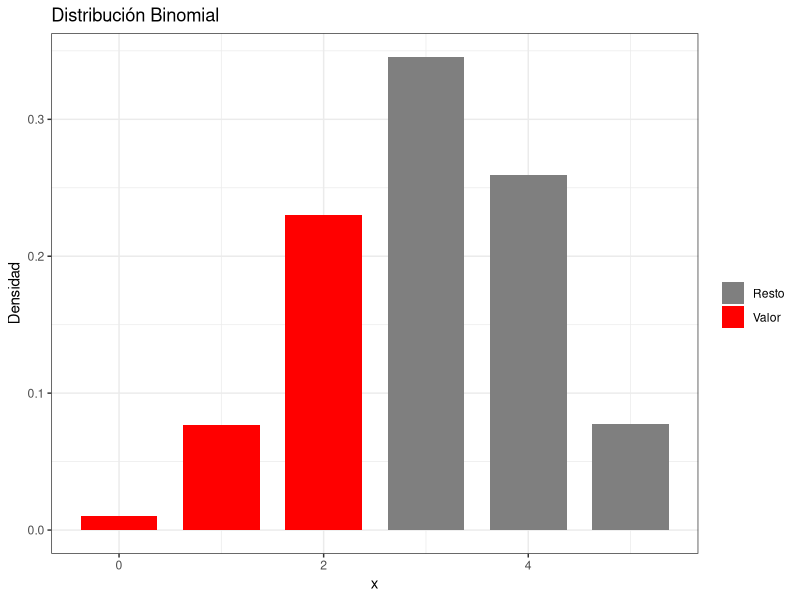
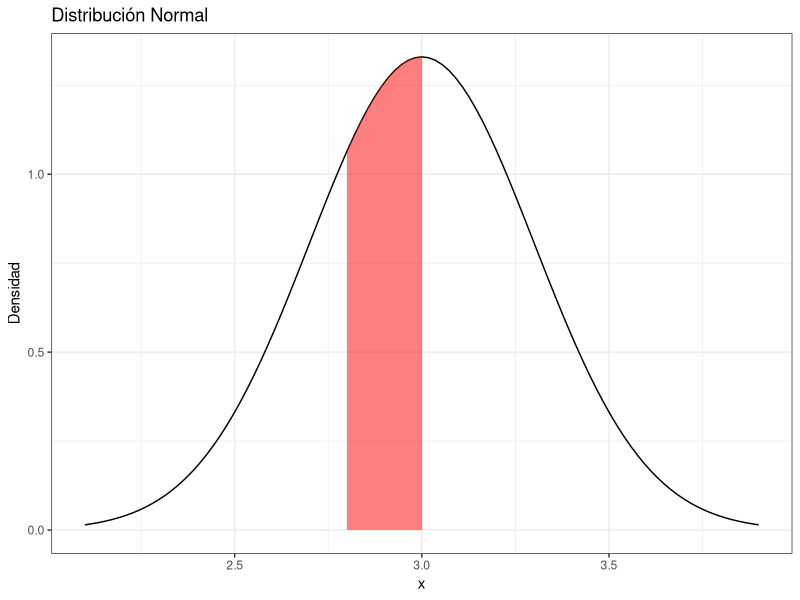
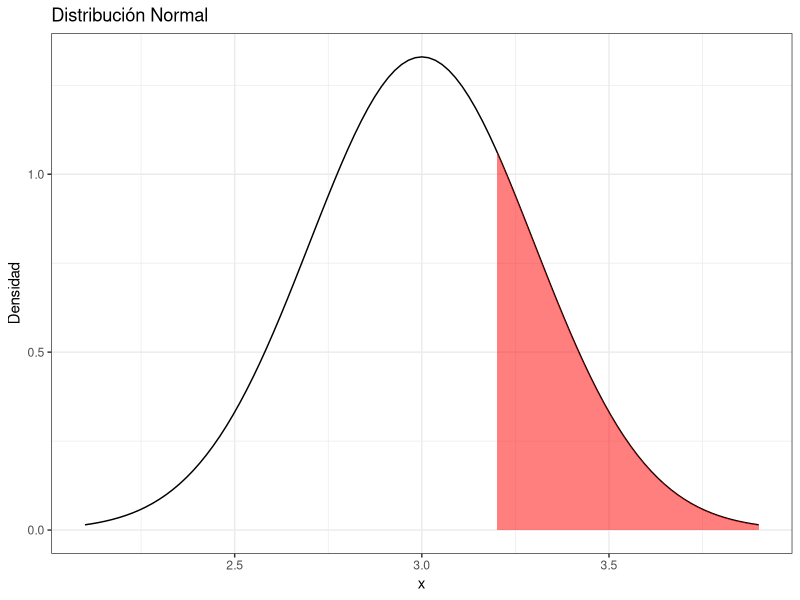
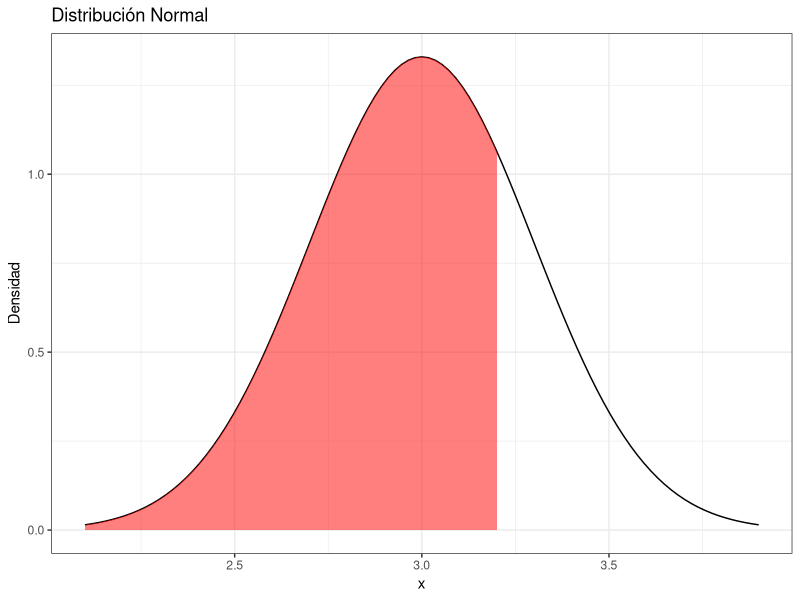
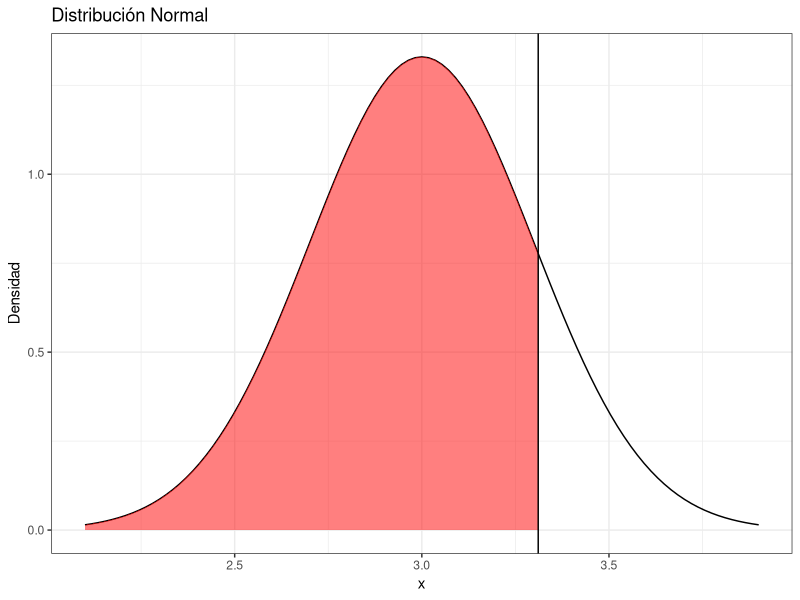
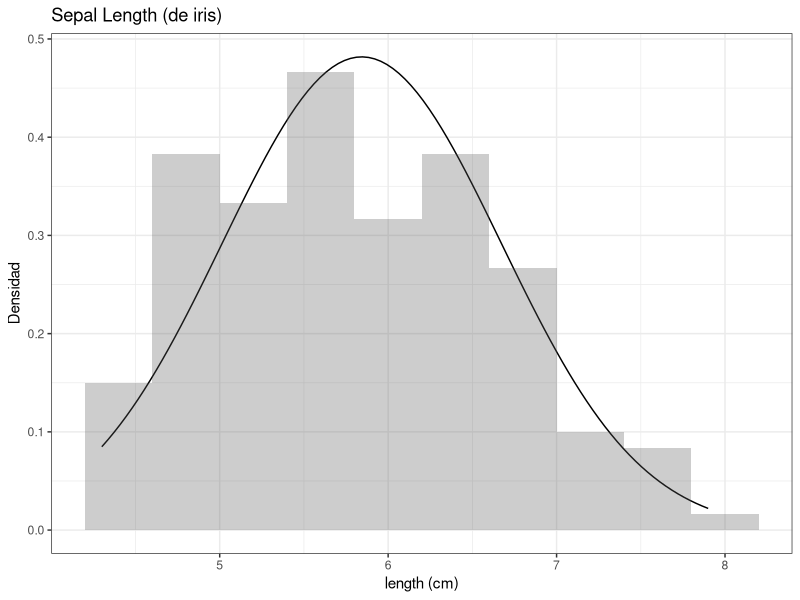

Generate these figures, in order, with R:
## ---- chunk 1
library(tidyverse)
## ---- chunk 2
n = 5
p = 0.6
valor = 2
dbinom(valor, size = n, prob = p)
## ---- chunk 3
rango = 0:n
df = data.frame(x = rango, y = dbinom(rango, size = n, prob = p))

ggplot(df, aes(x = x, y = y, fill = factor(ifelse(x <= valor, "Valor", "Resto")))) +
  geom_bar(stat = "identity", width = 0.75) + xlab("x") + ylab("Densidad") +
  ggtitle("Distribución Binomial") +
  scale_fill_manual(name = "", values = c("grey50", "red")) + 
  theme_bw()
## ---- chunk 4
media <- 3
desv.tip <- 0.30
valor1 <- 3
valor2 <- 2.8
normal1 <- pnorm(valor1, mean = media, sd = desv.tip)
normal2 <- pnorm(valor2, mean = media, sd = desv.tip)
normal1
normal2
normal1 - normal2

## ---- chunk 5
rango <- c(media - 3 * desv.tip, media + 3 * desv.tip)
ggplot(data.frame(x = rango), aes(x = rango)) +
  stat_function(fun = dnorm, n = 101, args = list(mean = media, sd = desv.tip)) +
  geom_area(stat = 'function', fun = dnorm, args = list(mean = media, sd = desv.tip), fill = 'red', xlim = c(valor2, valor1), alpha = 0.5) +
  ylab("Densidad") + ggtitle("Distribución Normal") + xlab("x") + theme_bw()
## ---- chunk 6
valor <- 3.2
pnorm(valor, mean = media, sd = desv.tip)
pnorm(valor, mean = media, sd = desv.tip, lower.tail = FALSE)
## ---- chunk 7
1 - pnorm(valor, media, sd = desv.tip)
## ---- chunk 8
rango <- c(media - 3 * desv.tip, media + 3 * desv.tip)
ggplot(data.frame(x = rango), aes(x = rango)) +
  stat_function(fun = dnorm, n = 101, args = list(mean = media, sd = desv.tip)) +
  geom_area(stat = 'function',fun = dnorm, args = list(mean = media, sd = desv.tip), fill = 'red', xlim = c(valor, max(rango)), alpha = 0.5) +
  ylab("Densidad") + ggtitle("Distribución Normal") + xlab("x") + theme_bw()
## ---- chunk 9
valor <- 3.2
pnorm(valor, mean = media, sd = desv.tip)
## ---- chunk 10
rango <- c(media - 3 * desv.tip, media + 3 * desv.tip)
## ---- chunk 11
ggplot(data.frame(x = rango), aes(x = rango)) +
  stat_function(fun = dnorm, n = 101, args = list(mean = media, sd = desv.tip)) +
  geom_area(stat = 'function', fun = dnorm, args = list(mean = media, sd = desv.tip), fill = 'red', xlim = c(min(rango), valor), alpha = 0.5) +
  ylab("Densidad") + ggtitle("Distribución Normal") + xlab("x") + theme_bw()
## ---- chunk 12
a <- 0.85
qnorm(a, mean = media, sd = desv.tip)
qnorm(0.15, mean = media, sd = desv.tip, lower.tail = FALSE)
## ---- chunk 13
rango <- c(media - 3 * desv.tip, media + 3 * desv.tip)
## ---- chunk 14
ggplot(data.frame(x = rango), aes(x = rango)) +
  stat_function(fun = dnorm, n = 101, args = list(mean = media, sd = desv.tip)) +
  geom_area(stat = 'function', fun = dnorm, args = list(mean = media, sd = desv.tip), fill = 'red', xlim = c(min(rango), qnorm(a, mean = media, sd = desv.tip)), alpha = 0.5) +
  geom_vline(xintercept = qnorm(a, mean = media, sd = desv.tip)) +
  ylab("Densidad") + ggtitle("Distribución Normal") + xlab("x") + theme_bw()
## ---- chunk 15
r <- 15
rnorm(r, mean = media, sd = desv.tip)
## ---- chunk 16
media <- mean(iris$Sepal.Length)
desv.tip <- sd(iris$Sepal.Length)
media
desv.tip
## ---- chunk 17
ggplot(iris, aes(x=Sepal.Length)) + 
  stat_function(fun = dnorm, n = 101, args = list(mean = media, sd = desv.tip)) +
  geom_area(stat = 'function') +
  geom_histogram(aes(y = ..density..),bins = 10, alpha = 0.3) +
  ylab("Densidad") + 
  ggtitle("Sepal Length (de iris)") + 
  xlab("length (cm)") + 
  theme_bw()
